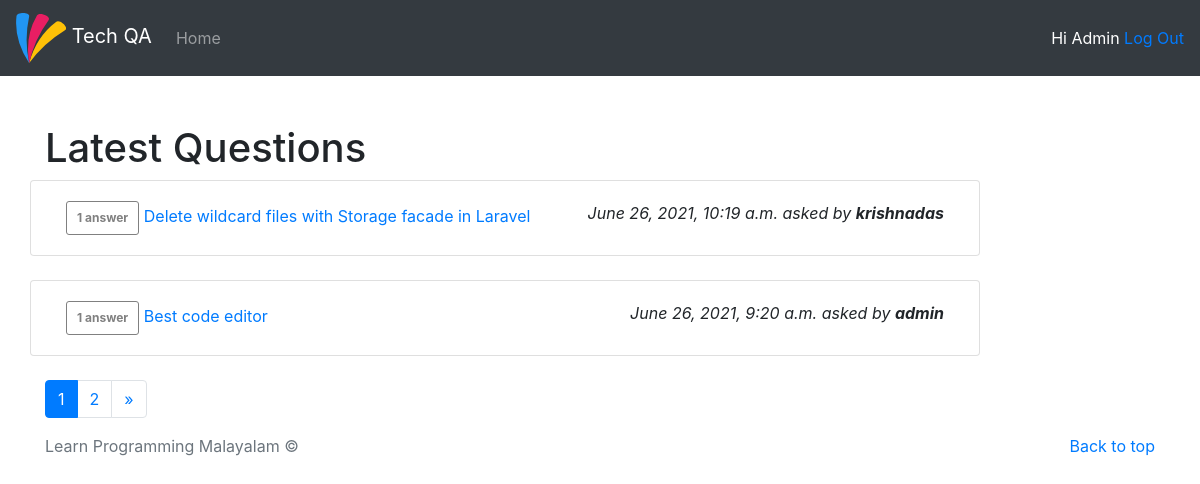
The app's page / (signed in) with its own data.
### techqa/models.py (models this page shows, shortened)
class Question(models.Model):
    title = models.CharField(max_length=255)
    content = models.TextField()
    question_author = models.ForeignKey(User, on_delete=models.CASCADE)
    created_at = models.DateTimeField(auto_now_add=True)
    updated_at = models.DateTimeField(auto_now=True)

### techqa/views.py (the view)
# urls.py: path('', views.index, name='index'),
@login_required
def index(request):
    all_questions = Question.objects.all().prefetch_related('question_author').order_by('-id')
    paginator = Paginator(all_questions, 2)
    page_number = request.GET.get('page')
    page_obj = paginator.get_page(page_number)
    context = {'all_questions_page_obj': page_obj}
    return render(request,'techqa/index.html', context)

### techqa/templates/techqa/index.html (shortened to what this page needs)
{% extends "base.html" %}
{% block content %}
<h1>Latest Questions </h1>
    {% for q in all_questions_page_obj %}
        <div class="row">
            <div class="card col-md-10">
                <div class="card-body">
                    <span class="badge badge-secondary padded-badge">1 answer {{ q.answers }}</span>
                    <a href="/{{q.id}}/question">{{ q.title }}</a>
                    <span class="right-container">
                        <span class="q-created">{{ q.created_at }} asked by </span>
                        <span class="q-author">  {{ q.question_author }}</span>
                    </span>
                </div>
            </div>
        </div>
        <br>
    {% endfor %}
    {% if all_questions_page_obj.has_other_pages %}
    <nav aria-label="Page navigation example">
        <ul class="pagination">
            {% for i in all_questions_page_obj.paginator.page_range %}
            {% if all_questions_page_obj.number == i %}
                <li class="page-item active" aria-current="page">
                    <a class="page-link" href="#">{{ i }}</a>
                </li>
            {% else %}
                <li class="page-item"><a class="page-link" href="?page={{ i }}">{{ i }}</a></li>
            {% endif %}
            {% endfor %}
            {% if all_questions_page_obj.has_next %}
            <li class="page-item"><a class="page-link" href="?page={{ all_questions_page_obj.next_page_number }}">&raquo;</a></li>
            {% endif %}
        </ul>
    </nav>
{% endif %}
{% endblock %}

### techqa/templates/base.html (shortened to what this page needs)
<!doctype html>
<html lang="en">
  <head>
    {% load static %}
    <link rel="stylesheet" href="https://cdn.jsdelivr.net/npm/bootstrap@4.6.0/dist/css/bootstrap.min.css">
    <link rel="stylesheet" href="https://cdnjs.cloudflare.com/ajax/libs/font-awesome/5.15.3/css/all.min.css" />
    <link rel="stylesheet" href="{% static 'css/style.css' %}" >
  </head>
  <body>
    <nav class="navbar navbar-expand-md bg-dark navbar-dark">
        <a class="navbar-brand" href="#">
          <img src="{% static 'images/logo.svg' %}" alt="SO" class="site-logo">
          Tech QA</a>
        <div class="collapse navbar-collapse" id="collapsibleNavbar">
          <ul class="navbar-nav">
            <li class="nav-item">
              <a class="nav-link" href="/">Home</a>
            </li>
          </ul>
        </div>
        {% if user %}
          <span class="welcome-user">Hi {{user | title}}</span>&nbsp;
          <a href="{% url 'logout' %}">Log Out</a>
        {% endif %}
      </nav>
    <div class="container">
      <br><br>
            {% block content %}{% endblock %}
    </div>
    <footer class="text-muted">
      <div class="container">
        <p class="float-right">
          <a href="#">Back to top</a>
        </p>
        <p>Learn Programming Malayalam &copy;</p>
      </div>
    </footer>
  </body>
</html>

### techqa/static/css/style.css (style rules this page uses)
.site-logo { width:50px; }

### techqa/templates/base.html (style rules this page uses)
.welcome-user { float: right; color: white; }

### techqa/templates/techqa/index.html (style rules this page uses)
.right-container { float: right; font-style: italic; }
.q-author { font-weight: bold; font-style: italic; }
.padded-badge { padding:10px; padding: 10px; border: 1px solid grey; border-radius: 3px; color: grey; background-color: white; }

### records on screen
Question: title "Delete wildcard files with Storage facade in Laravel", created_at "June 26, 2021, 10:19 a.m.", question_author "krishnadas"
Question: title "Best code editor", created_at "June 26, 2021, 9:20 a.m.", question_author "admin"

### other values on screen
{{ user | title }} "Admin"
{{ i }} "1"
{{ i }} "2"
